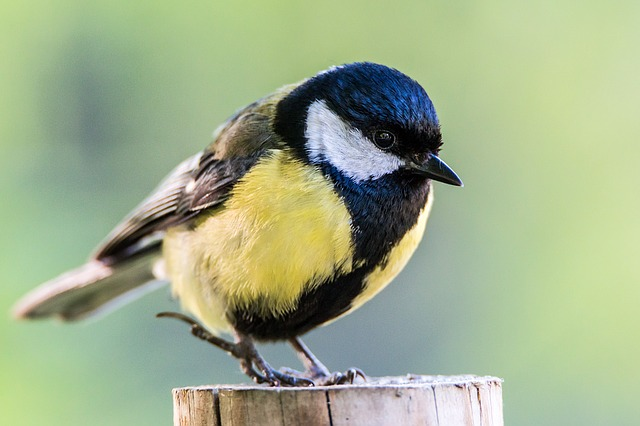
#> input picture Unidad2/img/ave.jpg, 640 x 426 px
$ python sesgadoimg.py
#> lines starting #> are read from the running program, lines starting #| are printed output that depends on the picture
# -*- coding: utf-8 -*-
"""
Created on Sat Dec  5 03:22:07 2020

@author: Telmex
"""

import cv2 as cv
import numpy as np
from matplotlib import pyplot as plt

##img = cv.imread('drawing.png')
img = cv.imread('ave.jpg')
#> img is the input picture: shape (426, 640, 3); mean B, G, R 139.9, 174.4, 159.9
print(img.shape)
#| (426, 640, 3)
rows,cols,ch = img.shape
#> rows = 426; cols = 640; ch = 3
pts1 = np.float32([[50,50],[200,50],[50,200]])
pts2 = np.float32([[70,100],[200,50],[150,200]])

M = cv.getAffineTransform(pts1,pts2)
dst = cv.warpAffine(img,M,(cols,rows))
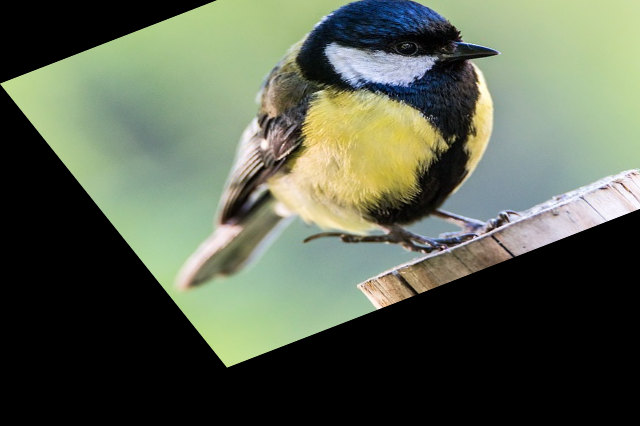
#> dst: shape (426, 640, 3); mean B, G, R 79.5, 97, 89.2
plt.subplot(121),plt.imshow(img),plt.title('Input')
plt.subplot(122),plt.imshow(dst),plt.title('Output')
plt.show()
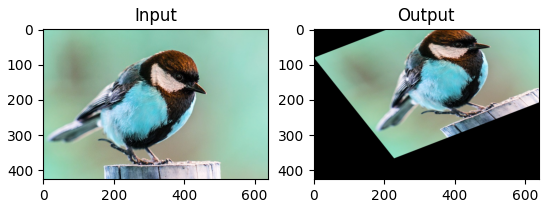
#> figure drawn by matplotlib, 2 panels; B, G, R data is drawn as R, G, B
